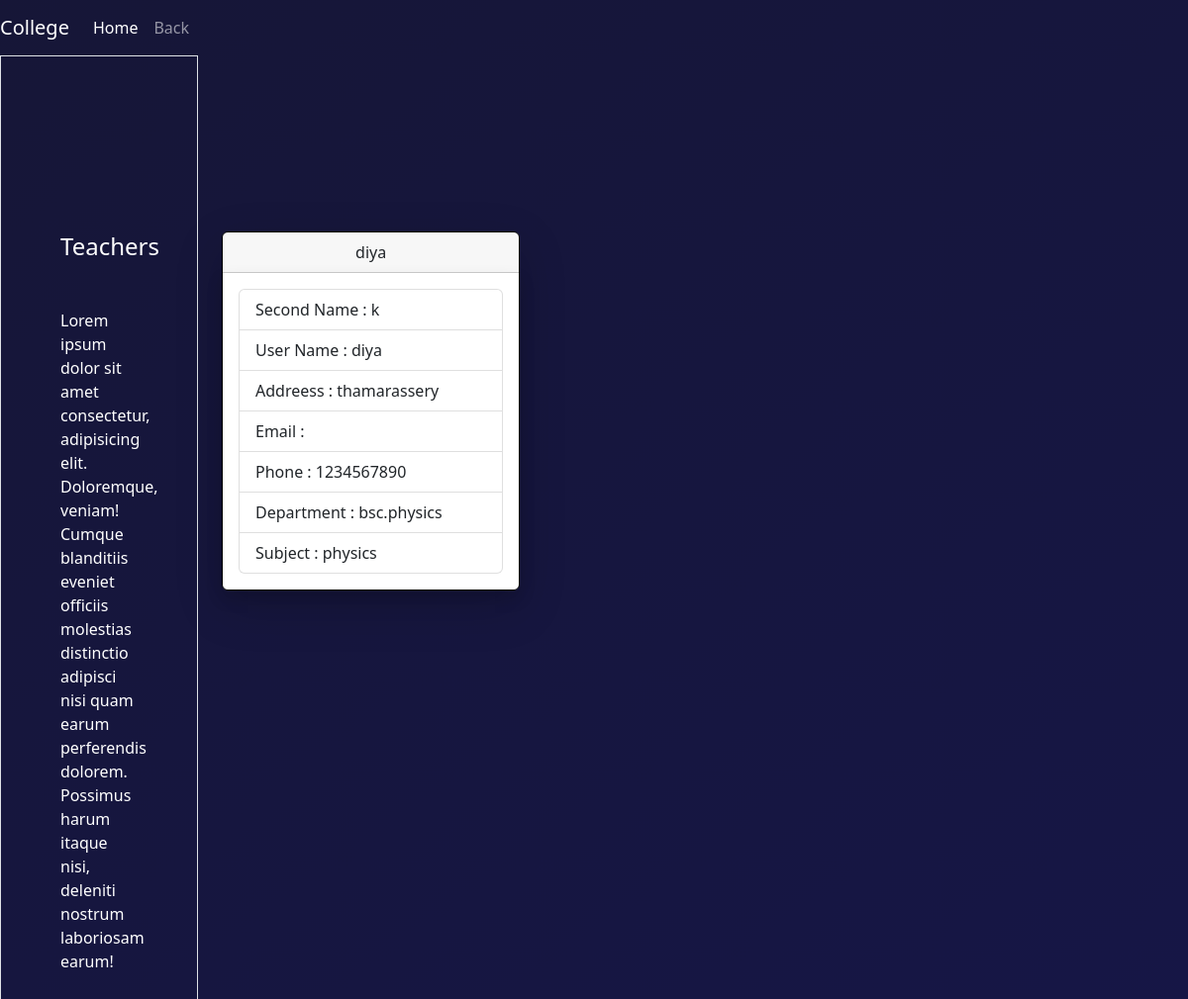
The app's page /viewteacher (signed in) with its own data.
### mycollege/models.py (models this page shows, shortened)
class Teacher(models.Model):
    user=models.ForeignKey(User,on_delete=models.CASCADE)
    first_name=models.CharField(max_length=200)
    second_name=models.CharField(max_length=200)
    user_name=models.CharField(max_length=200)
    address=models.CharField(max_length=200)
    email=models.CharField(max_length=200)
    phone=models.IntegerField()
    department=models.CharField(max_length=200)
    password=models.CharField(max_length=200)
    password1=models.CharField(max_length=200)
    subject=models.CharField(max_length=200)
    status=models.CharField(max_length=200)
    role=models.CharField(max_length=200)

### mycollege/views.py (the view)
# urls.py: path('viewteacher',views.view_teacher,name='viewteacher'),
def view_teacher(request):
    if request.user:
        user = request.user
        data = Hod.objects.filter(user=user).values()
        for i in data:
            dpt = i['department']
        new_data = Teacher.objects.filter(department=dpt)
        return render(request, 'viewteacher.html', {'data': new_data})

### mycollege/templates/viewteacher.html (shortened to what this page needs)
<!DOCTYPE html>
{% load static %}
<html lang="en">
<head>
    <link href="https://cdn.jsdelivr.net/npm/bootstrap@5.2.3/dist/css/bootstrap.min.css" rel="stylesheet"
>
    <link rel="stylesheet" href="https://cdnjs.cloudflare.com/ajax/libs/font-awesome/4.7.0/css/font-awesome.min.css">
    <link rel="stylesheet" href="{% static '/style.css' %}">
</head>
<body>
    <div class="teacher-view-main">
        <div>
            <nav class="navbar navbar-expand-lg navbar-dark conatiner-fluid">
                <a class="navbar-brand" href="#">College</a>
                <div class="collapse navbar-collapse" id="navbarNavAltMarkup">
                    <div class="navbar-nav">
                        <a class="nav-item nav-link active" href="{% url 'index' %}">Home </a>
                        <a class="nav-item nav-link" href="{% url 'hod' %}">Back</a>
                    </div>
                </div>
            </nav>
        </div>
        <div class="container-fluid">
            <div class="row">
                <div class="col-lg-2 border">
                    <div class="row" style="height: 130px;"></div>
                    <h4 class="m-5">Teachers</h4>
                    <p class="m-5">Lorem ipsum dolor sit amet consectetur, adipisicing elit. Doloremque, veniam! Cumque
                        blanditiis
                        eveniet officiis molestias distinctio adipisci nisi quam earum perferendis dolorem. Possimus
                        harum itaque nisi, deleniti nostrum laboriosam earum!</p>
                </div>
                <div class="col-lg-10">
                    <div class="row" style="height: 130px;"></div>
                    <div class="container mt-5" style="min-height: 700px;">
                        <div class="row">
                            {% for i in data %}
                            {% if i.status == '1' %}
                            <div class="col-lg-4 col-md-6">
                                <div class="card shadow-lg card-teacher">
                                    <div class=" text-dark text-center card-header">
                                        {{i.first_name}}
                                    </div>
                                    <div class="card-body shadow ">
                                        <ul class="list-group">
                                            <li class="list-group-item"><label>Second Name : </label> {{i.second_name}}
                                            </li>
                                            <li class="list-group-item"><label>User Name : </label> {{i.user_name}}</li>
                                            <li class="list-group-item"><label>Addreess : </label> {{i.address}}</li>
                                            <li class="list-group-item"><label>Email : </label> {{i.email}}</li>
                                            <li class="list-group-item"><label>Phone : </label> {{i.phone}}</li>
                                            <li class="list-group-item"><label>Department : </label> {{i.department}}
                                            </li>
                                            <li class="list-group-item"><label>Subject : </label> {{i.subject}}</li>
                                        </ul>
                                    </div>
                                </div>
                            </div>
                            {% endif %}
                            {% endfor %}
                        </div>
                    </div>
                </div>
            </div>
        </div>
    </div>
</body>
</html>

### mycollege/static/style.css (style rules this page uses)
* { margin: 0; padding: 0; box-sizing: border-box; }
.teacher-view-main { color: #fff; background-image: linear-gradient(145deg, rgb(22, 22, 55), rgb(22, 22, 70)); min-height: 100vh; }
.card-teacher { border: 1px solid; border-color: black; }

### records on screen
Teacher: first_name "diya", second_name "k", user_name "diya", address "thamarassery", phone "1234567890", department "bsc.physics", subject "physics"
